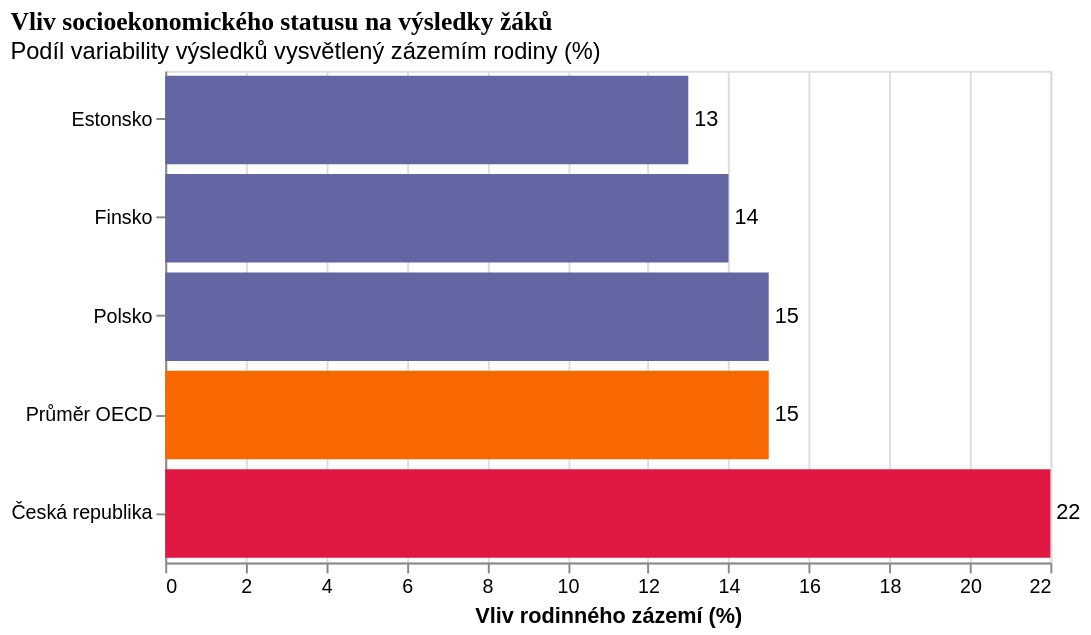

The specification (Vega-Lite) saved for this image:
### Vega-Lite specification from a JSON file in a GitHub repository (floating-point values rounded to 4 significant figures)
{"$schema": "https://vega.github.io/schema/vega-lite/v5.json", "title": {"text": "Vliv socioekonomického statusu na výsledky žáků", "subtitle": "Podíl variability výsledků vysvětlený zázemím rodiny (%)", "fontSize": 13, "font": "Roboto Slab", "anchor": "start"}, "width": 450, "height": 250, "data": {"values": [{"zeme": "Česká republika", "podil": 22, "role": "ČR"}, {"zeme": "Průměr OECD", "podil": 15, "role": "Průměr OECD"}, {"zeme": "Polsko", "podil": 15, "role": "Srovnání"}, {"zeme": "Finsko", "podil": 14, "role": "Srovnání"}, {"zeme": "Estonsko", "podil": 13, "role": "Srovnání"}]}, "encoding": {"y": {"field": "zeme", "type": "nominal", "title": null, "sort": "-x", "axis": {}}, "x": {"field": "podil", "type": "quantitative", "title": "Vliv rodinného zázemí (%)", "axis": {}}}, "layer": [{"mark": "bar", "encoding": {"color": {"field": "role", "type": "nominal", "scale": {"domain": ["ČR", "Průměr OECD", "Srovnání"], "range": ["#de1743", "#f76800", "#6267a3"]}, "legend": null}}}, {"mark": {"type": "text", "align": "left", "baseline": "middle", "dx": 3}, "encoding": {"text": {"field": "podil", "type": "quantitative"}}}], "_source": "OECD PISA 2022 - Equity Database", "usermeta": {"note": "V ČR rozhoduje rodina o úspěchu dítěte o 50 % více než v průměru OECD."}}
